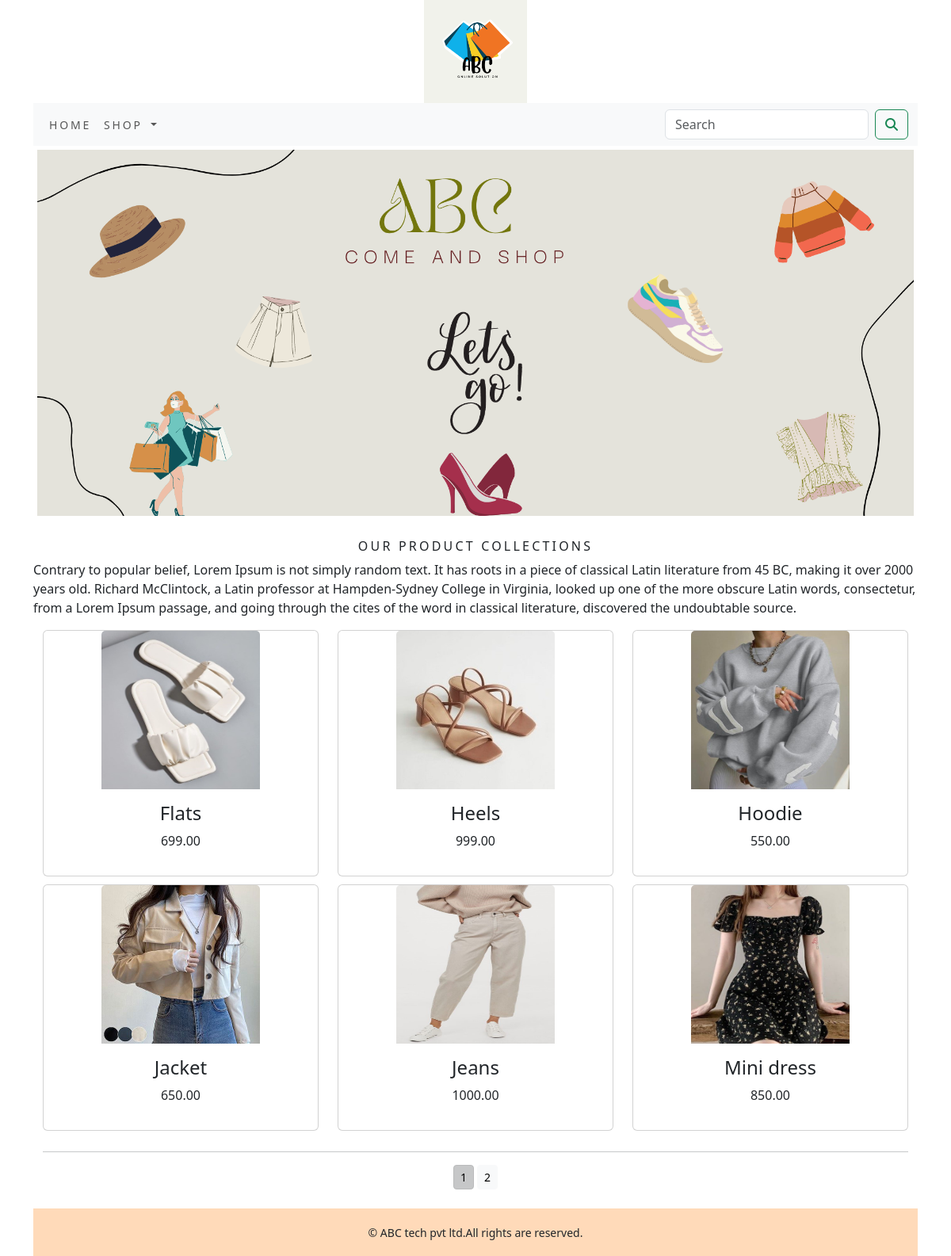
Screenshot of /ecommerceapp with the database file from the repository.
### ecommerceapp/models.py (models this page shows, shortened)
class Product(models.Model):
    name = models.CharField(max_length=250, unique=True)
    slug = models.SlugField(max_length=250, unique=True)
    description = models.TextField()
    price = models.DecimalField(max_digits=10, decimal_places=2)
    category = models.ForeignKey('Category',on_delete=models.CASCADE)
    image = models.ImageField(upload_to='product', blank=True)
    stock = models.IntegerField()
    available = models.BooleanField(default=True)
    created = models.DateTimeField(auto_now_add=True)
    updated = models.DateTimeField(auto_now=True)
    class Meta:
        ordering = ('name',)
        verbose_name = 'product'
        verbose_name_plural = 'products'
    def get_url(self):
        return reverse('ecommerceapp:prodCatdetail',args=[self.category.slug,self.slug])

### ecommerceapp/views.py (the view)
# urls.py: path('',views.allProdCat,name='allProdCat'),
def allProdCat(request, c_slug=None):
    c_page = None
    products_list = None
    if c_slug is not None:
        c_page = get_object_or_404(Category, slug=c_slug)
        products_list = Product.objects.filter(category=c_page, available=True)
    else:
        products_list = Product.objects.filter(available=True)
    paginator=Paginator(products_list,6)
    try:
        page=int(request.GET.get('page','1'))
    except:
        page=1
    try:
        products=paginator.page(page)
    except(EmptyPage,InvalidPage):
        products=paginator.page(paginator.num_pages)
    return render(request, "category.html", {'category': c_page, 'products': products})

### cart/context_processors.py (called while the page is built)
def counter(request):
    item_count=0
    if 'admin' in request.path:
        return {}
    else:
        try:
            cart=Cart.objects.filter(cart_id=_cart_id(request))
            cart_items=CartItem.objects.all().filter(cart=cart[:1])
            for cart_item in cart_items:
                item_count += cart_item.quantity
        except Cart.DoesNotExist:
            item_count =0
        return dict(item_count=item_count)

### cart/views.py (called while the page is built)
def _cart_id(request):
    cart = request.session.session_key
    if not cart:
        cart = request.session.create()
    return cart

### ecommerceapp/context_processors.py (called while the page is built)
def menu_links(request):
    links=Category.objects.all()
    return dict(links=links)

### ecommerceapp/models.py (called while the page is built)
    def get_url(self):
        return reverse('ecommerceapp:products_by_category',args=[self.slug])

### templates/category.html (shortened to what this page needs)
{% extends 'base.html' %}
{% load static %}
{% block content %}
    <div class="mx_auto">
        {% if category %}
        <img class="my_image" src="{{category.image.url}}" alt="{{category.name}}">
    </div>
        <br>
    <div>
        <h1 class="text-center my_title">{{category.name}}</h1>
        <p class="text-justify">{{category.description}}</p>
    </div>
        {% else %}
    <div>
        <img class="my_image my_image_padding" src="{% static 'img/banner.png' %}" alt="Our Products" width="1250px;" >
    </div>
        <br>
    <div>
        <h1 class="text-center my_title">Our Product Collections</h1>
        <p class="text-justify">Contrary to popular belief, Lorem Ipsum is not simply random text. It has roots in a piece of classical Latin literature from 45 BC, making it over 2000 years old. Richard McClintock, a Latin professor at Hampden-Sydney College in Virginia, looked up one of the more obscure Latin words, consectetur, from a Lorem Ipsum passage, and going through the cites of the word in classical literature, discovered the undoubtable source.</p>
    </div>
    {% endif %}
<div class="container">
    <div class="row mx_auto">
    {% for product in products.object_list %}
        <div class="my_bottom_margin col-12 col-sm-6 col-md-4 col-lg-4">
            <div class="card text-center" style="min-width:18rem;">
                <a href="{{ product.get_url }}"><img class="card-img-top my_image" src="{{product.image.url}}" style="width:200px;height:200px; alt="{{product.name}}"></a>
                <div class="card-body">
                    <h4>{{ product.name }}</h4>
                    <p>{{ product.price }}</p>
                </div>
            </div>
        </div>
    {% endfor %}
    </div>
    <div class="mx_auto">
        {% if products.paginator.num_pages > 1 %}
        <hr>
        <div class="text-center">
            {% for pg in products.paginator.page_range %}
                <a href="?page={{pg}}" class="btn btn-light btn-sm {% if products.number == pg %}active{% endif %}">{{ pg }}</a>
            {% endfor %}
        </div>
        {% endif %}
    </div>
    <br>
</div>
{% endblock %}

### templates/base.html (shortened to what this page needs)
{% load static %}
<!DOCTYPE html>
<html lang="en">
<head>
    <link href="{% static 'css/bootstrap.min.css' %}" rel="stylesheet" >
    <link rel="stylesheet" href="{% static 'css/custom.css' %}">
</head>
<body>
    <div class="container">
        {% include 'header.html' %}
        {% include 'nav.html' %}
        {% block content %}
        {% endblock %}
    </div>
    {% include 'footer.html' %}
</body>
</html>

### templates/header.html
{% load static %}
<header>
  <center>
      <a href {% url 'ecommerceapp:allProdCat' %}><img src="{% static 'img/logo.png' %}" alt="logimage" width="130px;" height="130px;" >
  </center>
</header>

### templates/nav.html (shortened to what this page needs)
<nav class="navbar navbar-expand-lg bg-body-tertiary">
  <div class="container-fluid">
    <div class="collapse navbar-collapse" id="navbarSupportedContent">
      <ul class="navbar-nav me-auto mb-2 mb-lg-0">
        <li class="nav-item">
          <a class="nav-link" href="#">Home</a>
        </li>
        <li class="nav-item dropdown {% if 'ecommerceapp' in request.path %} active {% endif %} ">
          <a class="nav-link dropdown-toggle" href="#" role="button" data-bs-toggle="dropdown" aria-expanded="false">
            Shop
          </a>
        </li>
      </ul>
      <form class="d-flex" action="{% url 'search_app:SearchResult' %}" method="get">
        <input class="form-control me-2" type="search" placeholder="Search" name="q" aria-label="Search">
        <button class="btn btn-outline-success" type="submit"><i class="fa-solid fa-magnifying-glass"></i></button>
      </form>
    </div>
  </div>
</nav>

### templates/footer.html
<div class="footer navbar-fixed-bottom my_footer">
    <p class="text-center">&copy; ABC tech pvt ltd.All rights are reserved.</p>
</div>

### static/css/custom.css (style rules this page uses)
body { font-family: 'Noto Sans', sans-serif; }
.nav-item { letter-spacing: .2em; font-size:14px; text-transform:uppercase; }
.dropdown { letter-spacing: .2em; font-size:14px; text-transform:uppercase; }
.my_footer { background-color:#FFDAB9; height:60px; }
.my_footer p { padding-top:20px; font-size:14px; }
.my_image { width:100%; height:auto; }
.my_title { font-size:16px; text-transform:uppercase; letter-spacing:.2em; }
.my_image_padding { padding:5px; }
.my_bottom_margin { margin-bottom:10px; }

### rows the page displays
Product: image (picture), name "Flats", price "699.00"
Product: image (picture), name "Heels", price "999.00"
Product: image (picture), name "Hoodie", price "550.00"
Product: image (picture), name "Jacket", price "650.00"
Product: image (picture), name "Jeans", price "1000.00"
Product: image (picture), name "Mini dress", price "850.00"

### other values shown
{{ pg }} "1" "2"
